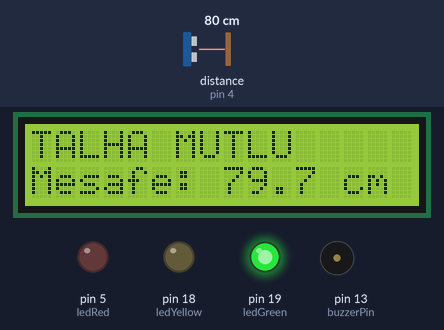
Bench run of a sketch on a simulated Arduino Mega 2560, built with avr-gcc and run on an emulated ATmega2560. On the bench: 16×2 character LCD, output pins drawn as LEDs (lit = HIGH), buzzer (waves = sounding). Wiring (inferred from the names in the program): ultrasonic range finder: trigger pin 23; echo pin 4. Inputs (shaded band) come from the test bench; at power-on: distance to the obstacle (sensor on pin 4) 80 cm. The echo pulse lasts 58.3 µs per cm; pins used as bus, display or sensor lines are not drawn.

Above: at 0.85 s.
1.3 s: distance to the obstacle (sensor on pin 4) set to 33 cm
At 1.81 s:
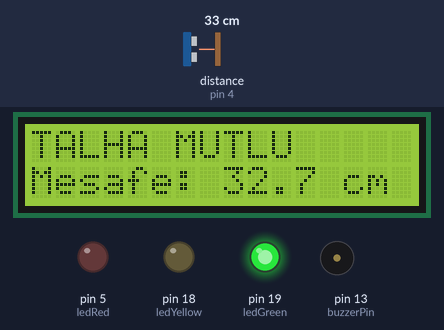
4.3 s: distance to the obstacle (sensor on pin 4) set to 27 cm
At 4.65 s:
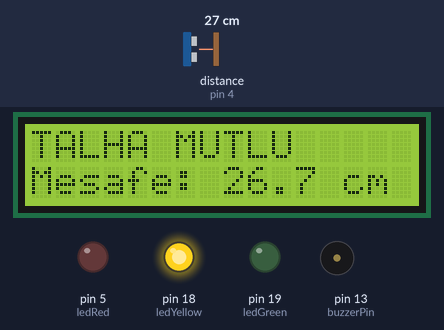
6.3 s: distance to the obstacle (sensor on pin 4) set to 17 cm
At 6.8 s:
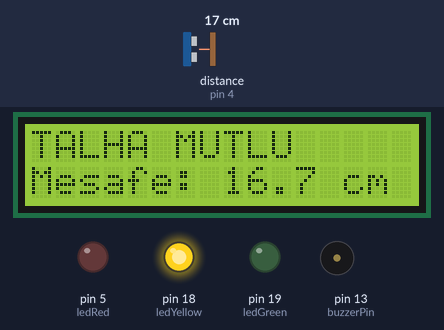
8.1 s: distance to the obstacle (sensor on pin 4) set to 13 cm
At 8.33 s:
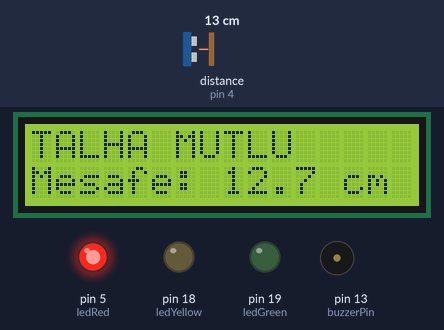
Timing chart, 0 to 10.9 s (numbered marks = the images above; inputs shaded):
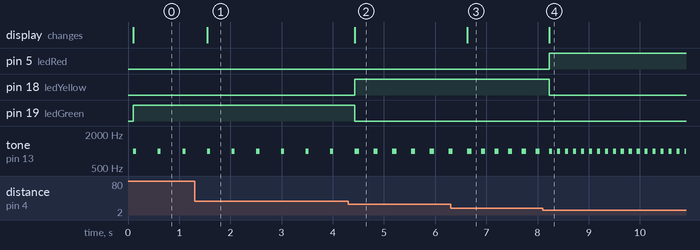

The sketch:

sketch_apr30a.ino
```cpp
#include <Wire.h>
#include <LiquidCrystal_I2C.h>

LiquidCrystal_I2C lcd(0x27, 16, 2);

const int trigPin   = 23;
const int echoPin   = 4;
const int buzzerPin = 13;
const int ledGreen  = 19;
const int ledYellow = 18;
const int ledRed    = 5;

void setup() {
  pinMode(trigPin,   OUTPUT);
  pinMode(echoPin,   INPUT);
  pinMode(buzzerPin, OUTPUT);
  pinMode(ledGreen,  OUTPUT);
  pinMode(ledYellow, OUTPUT);
  pinMode(ledRed,    OUTPUT);

  lcd.init();
  lcd.backlight();
  lcd.setCursor(0, 0);
  lcd.print("TALHA MUTLU");
}

void loop() {

  // -- 1. Ölçüm --
  digitalWrite(trigPin, LOW);
  delayMicroseconds(2);
  digitalWrite(trigPin, HIGH);
  delayMicroseconds(10);
  digitalWrite(trigPin, LOW);

  long duration = pulseIn(echoPin, HIGH, 30000); // 30ms timeout
  float distance = (duration * 0.0343) / 2;

  // Hatalı okuma filtresi
  if (distance <= 0 || distance > 400) return;

  // -- 2. LCD --
  lcd.setCursor(0, 1);
  lcd.print("Mesafe: ");
  lcd.print(distance, 1);
  lcd.print(" cm    ");

  // -- 3. LED + Buzzer Mantığı --

  if (distance > 30) {
    // YEŞİL bölge — seyrek ama hissedilir bip (400ms aralık)
    digitalWrite(ledGreen,  HIGH);
    digitalWrite(ledYellow, LOW);
    digitalWrite(ledRed,    LOW);

    tone(buzzerPin, 1000);
    delay(60);           // bip süresi biraz uzatıldı
    noTone(buzzerPin);
    delay(400);          // 1200ms'den 400ms'e düşürüldü

  } else if (distance <= 30 && distance > 15) {
    // SARI bölge — yaklaştıkça hızlanan bip
    digitalWrite(ledGreen,  LOW);
    digitalWrite(ledYellow, HIGH);
    digitalWrite(ledRed,    LOW);

    tone(buzzerPin, 1000);
    delay(80);
    noTone(buzzerPin);
    delay((int)(distance * 10)); // 15cm->150ms, 30cm->300ms

  } else {
    // KIRMIZI bölge — seri / sürekli bip
    digitalWrite(ledGreen,  LOW);
    digitalWrite(ledYellow, LOW);
    digitalWrite(ledRed,    HIGH);

    tone(buzzerPin, 1000);
    delay(60);
    noTone(buzzerPin);

    if (distance <= 8) {
      delay(30);           // 8cm altı: neredeyse sürekli bip
    } else {
      delay((int)(distance * 6));
    }
  }
}
```

Measured:
- the behaviour switches between 31 and 30 cm on distance to the obstacle (sensor on pin 4) (found by bisection; images 1 and 2)
- the behaviour switches between 16 and 15 cm on distance to the obstacle (sensor on pin 4) (found by bisection; images 3 and 4)
- after the input at 1.3 s, the display: changes after 0.25 s (image 1)
- after the input at 4.3 s, pin 18 (ledYellow): LOW → HIGH after 0.13 s; pin 19 (ledGreen): HIGH → LOW after 0.13 s; the display: changes after 0.13 s (image 2)
- after the input at 6.3 s, the display: changes after 0.33 s (image 3)
- after the input at 8.1 s, pin 5 (ledRed): LOW → HIGH after 0.13 s; pin 18 (ledYellow): HIGH → LOW after 0.13 s; tone on pin 13 (buzzerPin): alternates 1000 Hz for 0.06 s and silent for 0.10 s, starting after 0.28 s; the display: changes after 0.13 s (image 4)
- by itself, tone on pin 13 (buzzerPin): alternates 1000 Hz for 0.06 s and silent for 0.42 s
